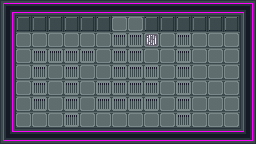

Rendered tile map (Tiled .tmx) drawn with the repository's tilesets; below, a short description and the full map source, tile grids included:
An orthogonal 16x9 tile map with 16x16 px tiles, 2 tile layers (Art, Grates), 1 hidden layer not drawn, 3 tilesets and 5 objects (Exit, Player, DoubleDoor, Lock, Quball).

<map version="1.2" tiledversion="1.3.1" orientation="orthogonal" renderorder="right-down" compressionlevel="0" width="16" height="9" tilewidth="16" tileheight="16" infinite="0" nextlayerid="7" nextobjectid="16">
 <properties>
  <property name="Gates" value="Apply X on qubit 15." />
 </properties>
 <tileset firstgid="1" source="../tilesets/industrial-sprite-sheet-DeadEnd-LMZ.tsx" />
 <tileset firstgid="205" source="../tilesets/sprites.tsx" />
 <tileset firstgid="214" source="../tilesets/wire_tileset.tsx" />
 <layer id="1" name="Art" width="16" height="9">
  <data encoding="csv">
4,6,6,6,6,6,6,6,6,6,6,6,6,6,6,5,
7,30,30,30,30,30,30,21,21,30,30,30,30,30,30,7,
7,21,21,21,21,21,21,21,21,190,21,21,21,21,21,7,
7,21,21,21,21,21,21,21,21,21,21,21,21,21,21,7,
7,21,21,21,21,21,21,21,21,21,21,21,21,21,21,7,
7,21,21,21,21,21,21,21,21,21,21,21,21,21,21,7,
7,21,21,21,21,21,21,21,21,21,21,21,21,21,21,7,
7,21,21,21,21,21,21,21,21,21,21,21,21,21,21,7,
16,6,6,6,6,6,6,6,6,6,6,6,6,6,6,17
</data>
 </layer>
 <layer id="6" name="Grates" width="16" height="9">
  <properties>
   <property name="Grates" type="bool" value="true" />
  </properties>
  <data encoding="csv">
0,0,0,0,0,0,0,0,0,0,0,0,0,0,0,0,
0,0,0,0,0,0,0,0,0,0,0,0,0,0,0,0,
0,0,0,0,0,0,0,33,33,0,0,33,0,0,0,0,
0,0,33,33,33,33,0,33,33,0,0,33,0,0,0,0,
0,0,33,0,33,0,0,33,33,33,0,33,0,0,0,0,
0,0,33,0,33,0,33,33,33,33,0,33,0,0,0,0,
0,0,33,0,33,0,33,33,33,33,0,33,0,0,0,0,
0,0,0,0,33,0,0,0,0,0,0,33,0,0,0,0,
0,0,0,0,0,0,0,0,0,0,0,0,0,0,0,0
</data>
 </layer>
 <layer id="2" name="Collision" width="16" height="9" visible="0">
  <properties>
   <property name="Collision" type="bool" value="true" />
  </properties>
  <data encoding="csv">
101,101,101,101,101,101,101,101,101,101,101,101,101,101,101,101,
101,101,101,101,101,101,101,0,0,101,101,101,101,101,101,101,
101,0,0,0,0,0,0,0,0,0,0,0,0,0,0,101,
101,0,0,0,0,0,0,0,0,0,0,0,0,0,0,101,
101,0,0,0,0,0,0,0,0,0,0,0,0,0,0,101,
101,0,0,0,0,0,0,0,0,0,0,0,0,0,0,101,
101,0,0,0,0,0,0,0,0,0,0,0,0,0,0,101,
101,0,0,0,0,0,0,0,0,0,0,0,0,0,0,101,
101,101,101,101,101,101,101,101,101,101,101,101,101,101,101,101
</data>
 </layer>
 <objectgroup id="3" name="Objects">
  <object id="1" name="Exit" type="Exit" x="112" y="16" width="32" height="16" />
  <object id="2" name="Player" type="Player" gid="205" x="208" y="96" width="16" height="16" />
  <object id="3" name="DoubleDoor" type="DoubleDoor" gid="211" x="112" y="32" width="32" height="16">
   <properties>
    <property name="Controls" value="activeCell (9, 2)" />
   </properties>
  </object>
  <object id="14" name="Lock 1" type="Lock" gid="207" x="144" y="32" width="16" height="16">
   <properties>
    <property name="Code" value="1" />
    <property name="Controls" value="activeCell (9, 2)" />
   </properties>
  </object>
  <object id="15" name="Quball" type="Quball" gid="209" x="48" y="96" width="16" height="16" />
 </objectgroup>
</map>
